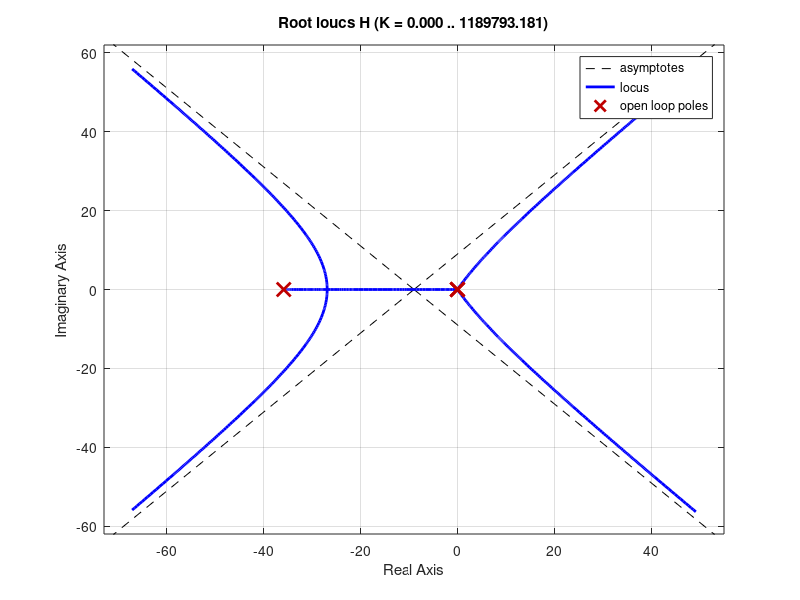

Write the MATLAB code that produced this figure.
%syms s
%Ts =0.1 
s=tf('s')
H = 1/(s^3*(0.0279*s+1));   
rlocus(H)
%sys = G*PID
%K=1;
%CLTF = feedback(sys,K)           %Closed loop transfer function inity feedback 
%step(G)
%nyquist(G)
%num=[1];              %Numerator of open loop transfer function 
%den=[50 40 10];             %Denominator open loop transfer function 
%
%[r,p,k] = residue(num,den)   % To get the poles of CLTF
%H=tf(num,den)
%pzmap(H)                % Plotting poles in s-plane
%bode(H)              %Bode Plot
 %asymp(H) 
%zplane(G)
%isstable(sys)                 %To check stability of the system
%step(sys)                     %Step response
%figure
%subplot(311), impulse(sys);   % Impulse reponse
%subplot(312), step(sys);      % Step Response
%subplot(313), step(sys / s);  % Ramp response
%margin(G)                   %Bode plot with Gm, Pm, Wcg, Wcp
%[Gm,Pm,Wcg,Wcp] = margin(G) %Command window output with Gm, Pm, Wcg, Wcp
%isstable(sys)                 %To check stability of the system
%Hc = d2c(G)   
%damp(Hc)
%[w,zeta,p] = damp(Hc)
%Denominator of T(s)
%G = tf(num,den)         %Forming TF in 's' domain

%rlocus(sys)
%[r,p,k] = residue(num,den)   % To get the poles of CLTF
%Kp=dcgain(G)            %Open Loop DC gain for TF
%ess=1/(1+Kp)            % steady state error for step input


%num=[1 5];                    %Numerator of open loop transfer function 
%den=[1 7 18 20 8];             %Denominator open loop transfer function 
%G =tf(num, den)              %Forming transfer function
%GC=tf(n, d)  
%margin(G)
%[Gm,Pm,Wcg,Wcp] = margin(G) %Command window output with Gm, Pm, Wcg, Wcp
%rlocus(G)
%[r,p,k] = residue(num,den)   % To get the poles of CLTF
%H = tf([0.007024,0.006571],[1,-1.812,0.8253],0.1)
%step(H)
%Hc = d2c(H)
%step(Hc)
%[r,p,k] = residue([0.007024,0.006571],[1,-1.812,0.8253]) 
%pzmap(H)
%[poles, zeros] = pzmap(H)
%axis([-1 1 -1 1])
%zgrid